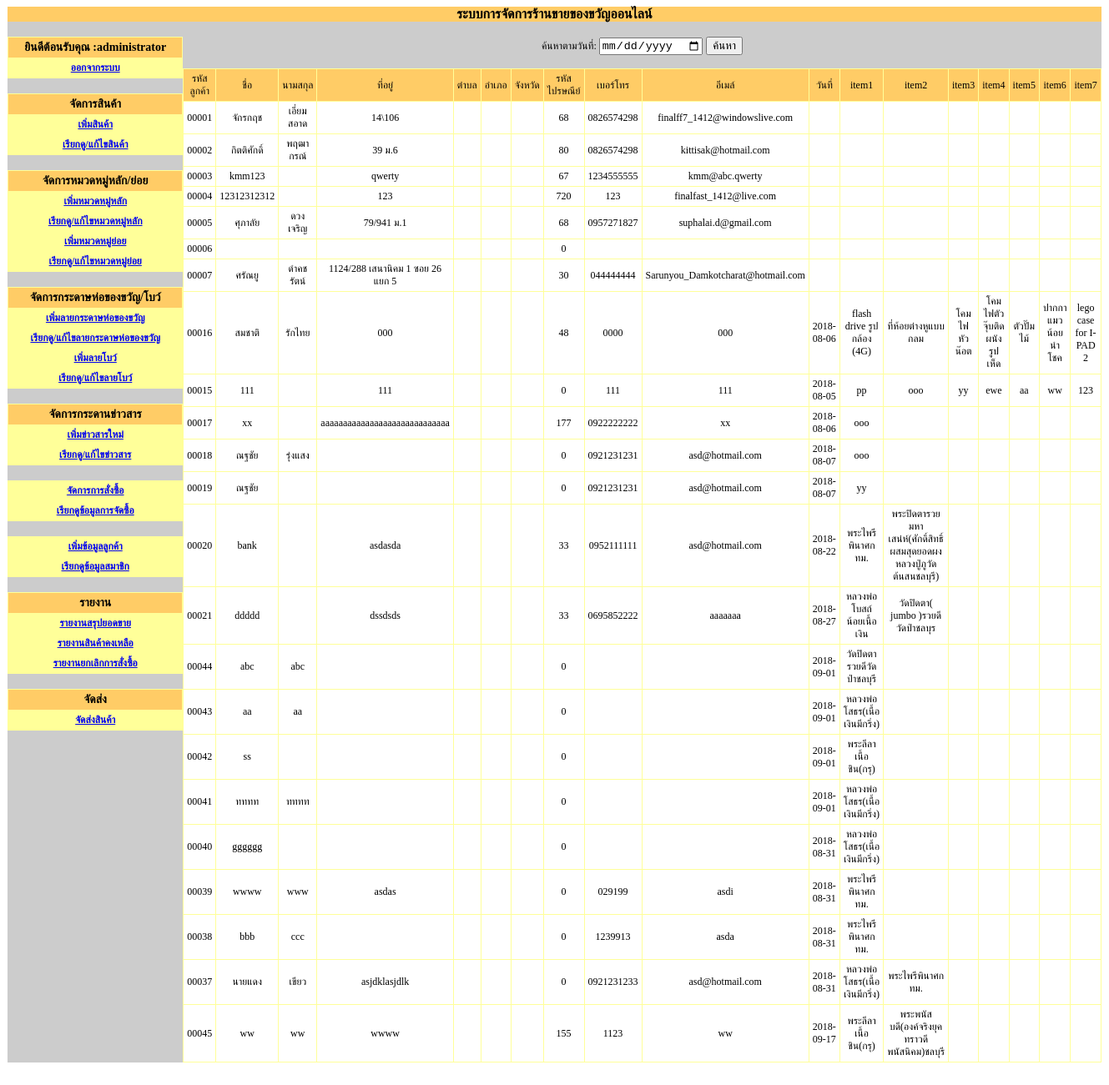
Page /giftshop2_V2_1/admin/main.php?module=order2 (signed in) on the committed database.
### tables this page shows
CREATE TABLE `tbl_customer` (
  `customer_id` int(5) unsigned zerofill NOT NULL auto_increment,
  `customer_name` varchar(50) NOT NULL,
  `customer_name_last` varchar(255) NOT NULL,
  `customer_address` text NOT NULL,
  `district_id` int(5) NOT NULL,
  `prefecture_id` int(5) NOT NULL,
  `province_id` int(2) NOT NULL,
  `postcode` int(5) NOT NULL,
  `customer_telephone` varchar(10) NOT NULL,
  `customer_email` varchar(50) NOT NULL,
  `customer_pass` varchar(20) NOT NULL,
  `Date` varchar(10) NOT NULL,
  `item1` varchar(255) NOT NULL,
  `item2` varchar(255) NOT NULL,
  `item3` varchar(255) NOT NULL,
  `item4` varchar(255) NOT NULL,
  `item5` varchar(255) NOT NULL,
  `item6` varchar(255) NOT NULL,
  `item7` varchar(255) NOT NULL,
  PRIMARY KEY  (`customer_id`)
);

### giftshop2_V2_1/admin/order2.php (the view, shortened to what this page needs)
<br>
<?
$sql = "select * from tbl_customer";
$qry=mysql_query($sql);
$numrow=mysql_num_rows($qry);
?>
<form action="main.php?module=<?=$module?>" method="post">
  <table width="439" border="0" align="center" cellpadding="0" cellspacing="0">
    <tr>
    <td width="439" align="center"><span class="sizamain1">ค้นหาตามวันที่:
      </span>
      <input name="keyword" type="date" />
      <input type="submit" name="button2" id="button2" value="ค้นหา" /></td>
  </tr>
</table>
</form>
<table width="95%" border="0" align="center" cellpadding="4" cellspacing="1" bgcolor="#FFFF99">
  <tr>
    <td width="14%" align="center" bgcolor="#FFCC66"><span class="sizamain1">รหัสลูกค้า</span></td>
    <td width="16%" align="center" bgcolor="#FFCC66"><span class="sizamain1">ชื่อ</span></td>
    <td width="16%" align="center" bgcolor="#FFCC66"><span class="sizamain1">นามสกุล</span></td>
    <td width="12%" align="center" bgcolor="#FFCC66"><span class="sizamain1">ที่อยู่</span></td>
    <td width="9%" align="center" bgcolor="#FFCC66"><span class="sizamain1">ตำบล</span></td>
    <td width="9%" align="center" bgcolor="#FFCC66"><span class="sizamain1">อำเภอ</span></td>
    <td width="10%" align="center" bgcolor="#FFCC66"><span class="sizamain1">จังหวัด</span></td>
    <td width="10%" align="center" bgcolor="#FFCC66"><span class="sizamain1">รหัสไปรษณีย์</span></td>
    <td width="9%" align="center" bgcolor="#FFCC66"><span class="sizamain1">เบอร์โทร</span></td>
    <td width="11%" align="center" bgcolor="#FFCC66"><span class="sizamain1">อีเมล์</span></td>
    <td width="11%" align="center" bgcolor="#FFCC66"><span class="sizamain1">วันที่</span></td>
    <td width="11%" align="center" bgcolor="#FFCC66"><span class="sizamain1">item1</span></td>
     <td width="11%" align="center" bgcolor="#FFCC66"><span class="sizamain1">item2</span></td>
      <td width="11%" align="center" bgcolor="#FFCC66"><span class="sizamain1">item3</span></td>
       <td width="11%" align="center" bgcolor="#FFCC66"><span class="sizamain1">item4</span></td>
        <td width="11%" align="center" bgcolor="#FFCC66"><span class="sizamain1">item5</span></td>
         <td width="11%" align="center" bgcolor="#FFCC66"><span class="sizamain1">item6</span></td>
          <td width="11%" align="center" bgcolor="#FFCC66"><span class="sizamain1">item7</span></td>
  </tr>
  <?
  if($numrow==0){
  ?>
  <tr>
    <td colspan="9" bgcolor="#FFFFFF"><span class="sizamain1">ไม่มีข้อมูล</span></td>
  </tr>
  <?
  }else{
	while($db=mysql_fetch_array($qry)){
  ?>
  <tr>
    <td align="center" bgcolor="#FFFFFF"><span class="sizamain1">
      <?=$db['customer_id']?>
    </span></td>
    <td align="center" bgcolor="#FFFFFF"><span class="sizamain1">
      <?=$db['customer_name']?>
    </span></td>
    <td align="center" bgcolor="#FFFFFF"><span class="sizamain1">
      <?=$db['customer_name_last']?>
    </span></td>
    <td align="center" bgcolor="#FFFFFF"><span class="sizamain1">
      <?=$db['customer_address']?>
    </span></td>
    <td align="center" bgcolor="#FFFFFF"></td>
    <td align="center" bgcolor="#FFFFFF"></td>
    <td align="center" bgcolor="#FFFFFF"></td>
    <td align="center" bgcolor="#FFFFFF"><span class="sizamain1">
      <?=$db['postcode']?>
    </span></td>
    <td align="center" bgcolor="#FFFFFF"><span class="sizamain1">
      <?=$db['customer_telephone']?>
    </span></td>
    <td align="center" bgcolor="#FFFFFF"><span class="sizamain1">
      <?=$db['customer_email'] ?>
    </span></td>
     <td align="center" bgcolor="#FFFFFF"><span class="sizamain1">
      <?=$db['Date'] ?>
    </span></td>
    <td align="center" bgcolor="#FFFFFF"><span class="sizamain1">
      <?=$db['item1'] ?>
    </span></td>
    <td align="center" bgcolor="#FFFFFF"><span class="sizamain1">
      <?=$db['item2'] ?>
    </span></td>
    <td align="center" bgcolor="#FFFFFF"><span class="sizamain1">
      <?=$db['item3'] ?>
    </span></td>
    <td align="center" bgcolor="#FFFFFF"><span class="sizamain1">
      <?=$db['item4'] ?>
    </span></td>
    <td align="center" bgcolor="#FFFFFF"><span class="sizamain1">
      <?=$db['item5'] ?>
    </span></td>
    <td align="center" bgcolor="#FFFFFF"><span class="sizamain1">
      <?=$db['item6'] ?>
    </span></td>
    <td align="center" bgcolor="#FFFFFF"><span class="sizamain1">
      <?=$db['item7'] ?>
    </span></td>
  </tr>
  <?
  	}
  }
  ?>
</table>

### giftshop2_V2_1/admin/order2.php (style rules this page uses)
.sizamain1 { font-size: 12px; }

### rows in the picture
tbl_customer: customer_id "00001", customer_name "จักรกฤช", customer_name_last "เอี่ยมสอาด", customer_address "14\\106", postcode "68", customer_telephone "0826574298", customer_email "finalff7_1412@windowslive.com"
tbl_customer: customer_id "00002", customer_name "กิตติศักดิ์", customer_name_last "พฤฒากรณ์", customer_address "39 ม.6", postcode "80", customer_telephone "0826574298", customer_email "kittisak@hotmail.com"
tbl_customer: customer_id "00003", customer_name "kmm123", customer_address "qwerty", postcode "67", customer_telephone "1234555555", customer_email "kmm@abc.qwerty"
tbl_customer: customer_id "00004", customer_name "12312312312", customer_address "123", postcode "720", customer_telephone "123", customer_email "finalfast_1412@live.com"
tbl_customer: customer_id "00005", customer_name "ศุภาลัย", customer_name_last "ดวงเจริญ", customer_address "79/941 ม.1", postcode "68", customer_telephone "0957271827", customer_email "suphalai.d@gmail.com"
tbl_customer: customer_id "00006", postcode "0"
tbl_customer: customer_id "00007", customer_name "ศรัณยู", customer_name_last "ดำคชรัตน์", customer_address "1124/288 เสนานิคม 1 ซอย 26 แยก 5", postcode "30", customer_telephone "044444444", customer_email "Sarunyou_Damkotcharat@hotmail.com"
tbl_customer: customer_id "00016", customer_name "สมชาติ", customer_name_last "รักไทย", customer_address "000", postcode "48", customer_telephone "0000", customer_email "000", Date "2018-08-06", item1 "flash drive รูปกล้อง (4G)", item2 "ที่ห้อยต่างหูแบบกลม", item3 "โคมไฟ หัวน๊อต", item4 "โคมไฟตัวจุ๊บติดผนังรูปเห็ด", item5 "ตัวปั๊มไม้", item6 "ปากกาแมวน้อยนำโชค", item7 "lego case for I-PAD 2"
tbl_customer: customer_id "00015", customer_name "111", customer_address "111", postcode "0", customer_telephone "111", customer_email "111", Date "2018-08-05", item1 "pp", item2 "ooo", item3 "yy", item4 "ewe", item5 "aa", item6 "ww", item7 "123"
tbl_customer: customer_id "00017", customer_name "xx", customer_address "aaaaaaaaaaaaaaaaaaaaaaaaaaaaa", postcode "177", customer_telephone "0922222222", customer_email "xx", Date "2018-08-06", item1 "ooo"
tbl_customer: customer_id "00018", customer_name "ณฐชัย", customer_name_last "รุ่งแสง", postcode "0", customer_telephone "0921231231", customer_email "asd@hotmail.com", Date "2018-08-07", item1 "ooo"
tbl_customer: customer_id "00019", customer_name "ณฐชัย", postcode "0", customer_telephone "0921231231", customer_email "asd@hotmail.com", Date "2018-08-07", item1 "yy"
tbl_customer: customer_id "00020", customer_name "bank", customer_address "asdasda", postcode "33", customer_telephone "0952111111", customer_email "asd@hotmail.com", Date "2018-08-22", item1 "พระไพรีพินาศกทม.", item2 "พระปิดตารวยมหาเสน่ห์(ศักดิ์สิทธิ์ผสมสุดยอดผงหลวงปู่ภูวัดต้นสนชลบุรี)"
tbl_customer: customer_id "00021", customer_name "ddddd", customer_address "dssdsds", postcode "33", customer_telephone "0695852222", customer_email "aaaaaaa", Date "2018-08-27", item1 "หลวงพ่อโบสถ์น้อยเนื้อเงิน", item2 "วัดปิดตา( jumbo )รวยดีวัดป่าชลบุร"
tbl_customer: customer_id "00044", customer_name "abc", customer_name_last "abc", postcode "0", Date "2018-09-01", item1 "วัดปิดตารวยดีวัดป่าชลบุรี"
tbl_customer: customer_id "00043", customer_name "aa", customer_name_last "aa", postcode "0", Date "2018-09-01", item1 "หลวงพ่อโสธร(เนื้อเงินมีกริ่ง)"
tbl_customer: customer_id "00042", customer_name "ss", postcode "0", Date "2018-09-01", item1 "พระลีลาเนื้อชิน(กรุ)"
tbl_customer: customer_id "00041", customer_name "ทททท", customer_name_last "ทททท", postcode "0", Date "2018-09-01", item1 "หลวงพ่อโสธร(เนื้อเงินมีกริ่ง)"
tbl_customer: customer_id "00040", customer_name "gggggg", postcode "0", Date "2018-08-31", item1 "หลวงพ่อโสธร(เนื้อเงินมีกริ่ง)"
tbl_customer: customer_id "00039", customer_name "wwww", customer_name_last "www", customer_address "asdas", postcode "0", customer_telephone "029199", customer_email "asdi", Date "2018-08-31", item1 "พระไพรีพินาศกทม."
tbl_customer: customer_id "00038", customer_name "bbb", customer_name_last "ccc", postcode "0", customer_telephone "1239913", customer_email "asda", Date "2018-08-31", item1 "พระไพรีพินาศกทม."
tbl_customer: customer_id "00037", customer_name "นายแดง", customer_name_last "เขียว", customer_address "asjdklasjdlk", postcode "0", customer_telephone "0921231233", customer_email "asd@hotmail.com", Date "2018-08-31", item1 "หลวงพ่อโสธร(เนื้อเงินมีกริ่ง)", item2 "พระไพรีพินาศกทม."
tbl_customer: customer_id "00045", customer_name "ww", customer_name_last "ww", customer_address "wwww", postcode "155", customer_telephone "1123", customer_email "ww", Date "2018-09-17", item1 "พระลีลาเนื้อชิน(กรุ)", item2 "พระพนัสบดี(องค์จริงยุคทราวดีพนัสนิคม)ชลบุรี"

### other values in the picture
$_SESSION['adminname'] "administrator"
